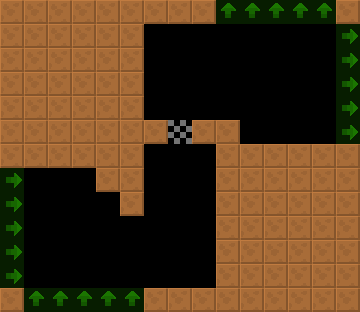

This game map was drawn from its Tiled (.tmx) file and the tilesets committed beside it. A one-line description and the trimmed map source follow:
An orthogonal 15x13 tile map with 24x24 px tiles, 2 tile layers (col, lnk), 2 tilesets and 1 object (VineLadderUp).

<map version="1.4" tiledversion="1.4.2" orientation="orthogonal" renderorder="right-down" width="15" height="13" tilewidth="24" tileheight="24" infinite="0" nextlayerid="4" nextobjectid="8">
 <tileset firstgid="6" source="../../lnk.tsx" />
 <tileset firstgid="1" source="../../col.tsx" />
 <layer id="1" name="col" width="15" height="13">
  <data>[195 cells, 99 non-empty, 2 distinct tile ids]</data>
 </layer>
 <layer id="2" name="lnk" width="15" height="13" opacity="0.5">
  <data>[195 cells, 20 non-empty, 2 distinct tile ids]</data>
 </layer>
 <objectgroup id="3" name="markers" opacity="0.5">
  <object id="1" name="VineLadderUp" type="VineLadderUp" x="168" y="264" width="24" height="24">
   <properties>
    <property name="yr" value="0" />
    <property name="xr" value="0" />
   </properties>
  </object>
 </objectgroup>
</map>
